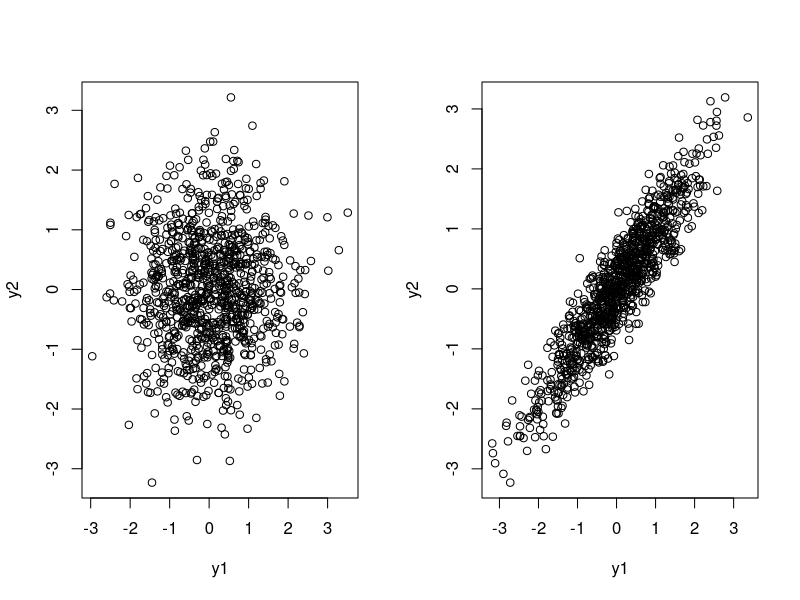

Generate this figure with R:
# r2py crawler metadata
# package: ipred
# source_type: rd_example
# topic: varset.Rd
# source_file: C:\Users\bened\AppData\Local\R\win-library\4.5\ipred\help
# lines: 6

suppressPackageStartupMessages(library(ipred))
theta90 <- varset(N = 1000, sigma = 0.1, theta = 90, threshold = 0)
theta0 <- varset(N = 1000, sigma = 0.1, theta = 0, threshold = 0)
par(mfrow = c(1, 2))
plot(theta0$intermediate)
plot(theta90$intermediate)
